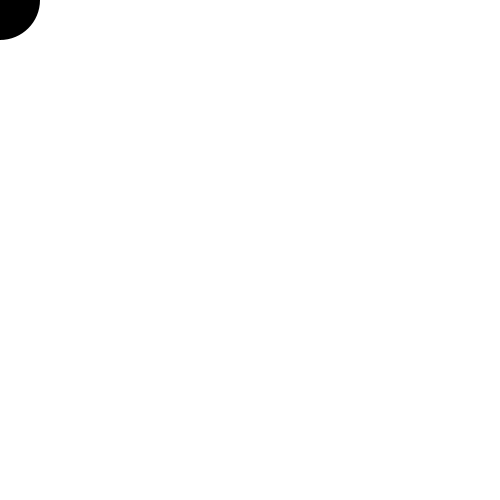
Frame 1 (no input)
Frame 60 (the mouse pressed at the canvas centre just before this capture): identical to frame 1, image omitted
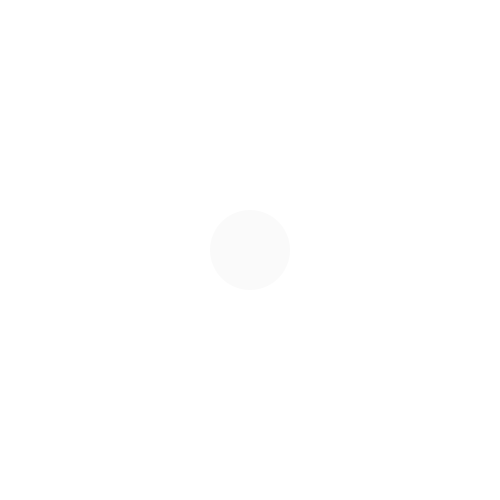
Frame 120 (the mouse held since frame 60 and released just before this capture)

The Processing sketch that drew these frames (run headless with seeded random() and noise(); from frame 60 on, the mouse is pressed at the canvas centre):

// Processing sketch: processing_60077
// ── processing_60077.pde

void setup() {
  size(500,500);
}

void draw() {
  background(255);
  
  smooth();
  noStroke();
  fill(mouseX,mouseY,mouseX);
  rectMode(CENTER);
  ellipse(mouseX,mouseY,80,80);
}
